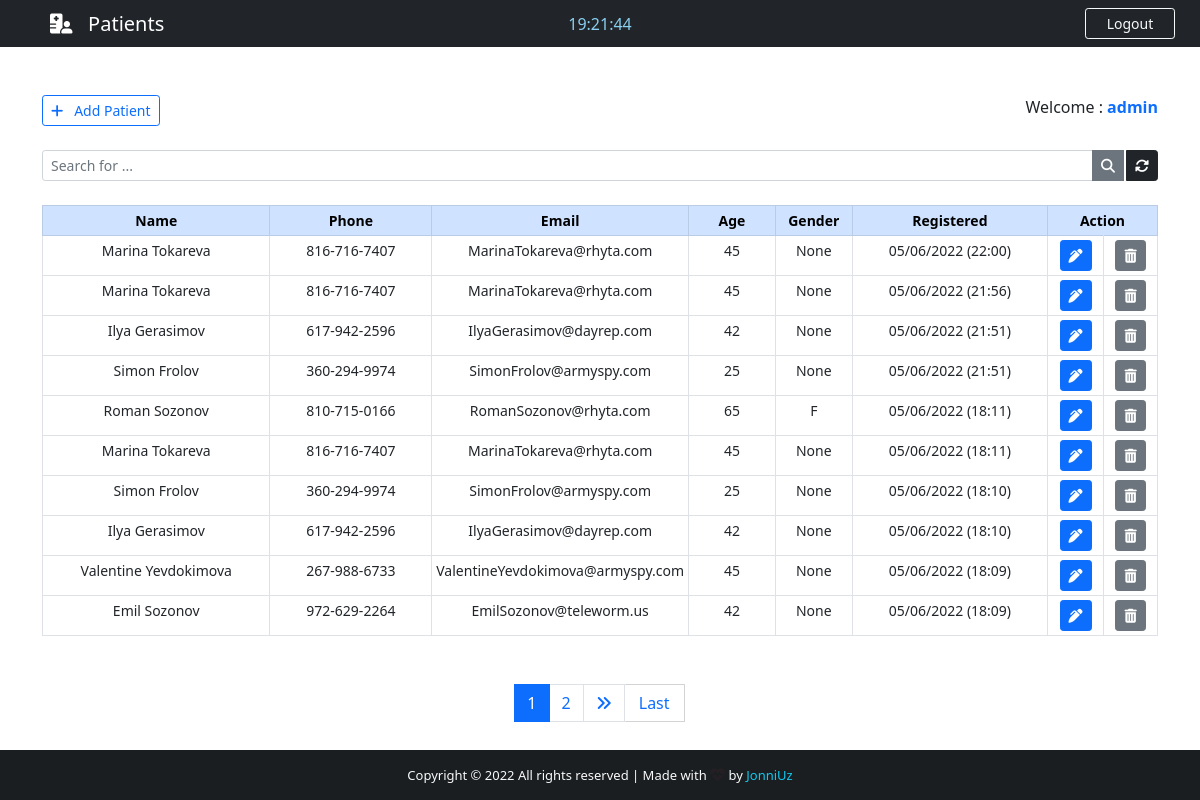
The page /backend/ (signed in) on the database as committed earlier.
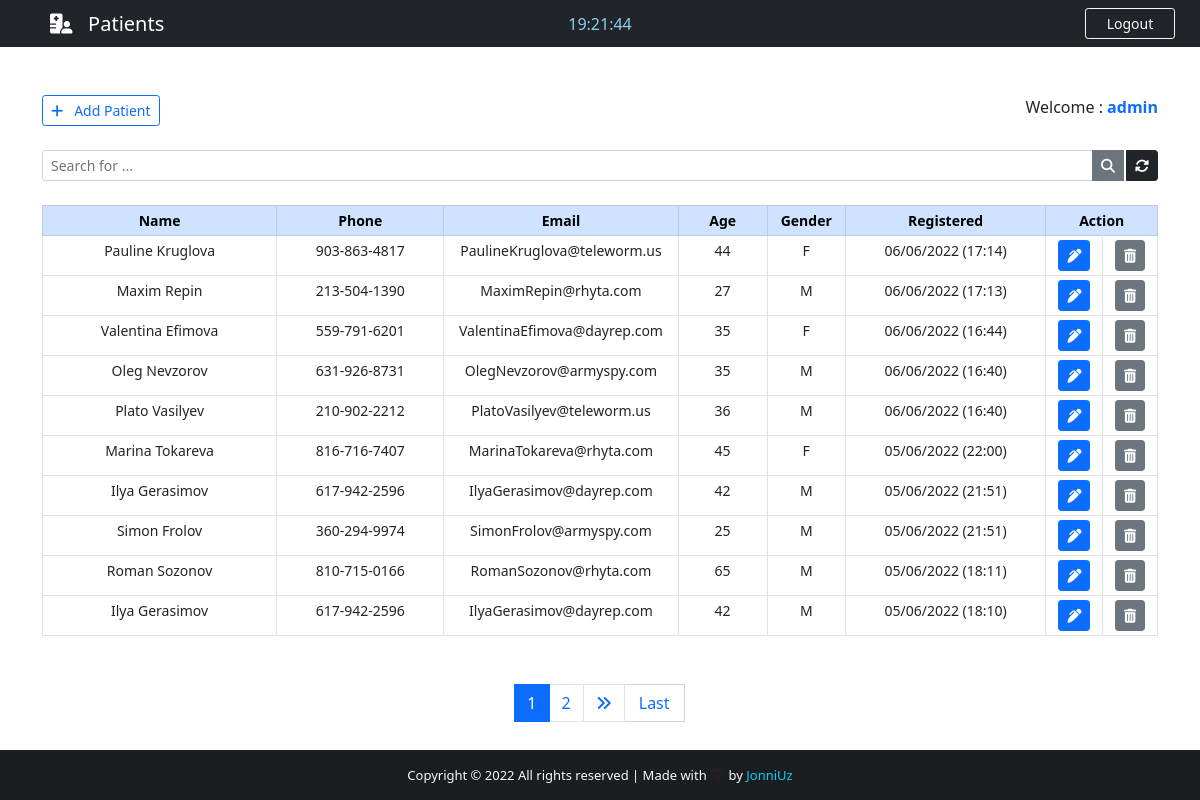
The same page on the database as committed later.
### hospital/models.py (models this page shows, shortened)
class Patient(models.Model):
    GENDER = (
        ('M', 'M'),
        ('F', 'F'),
    )
    id = models.IntegerField(primary_key=True)
    name = models.CharField(max_length=40)
    phone = models.CharField(max_length=20)
    email = models.CharField(max_length=40)
    age = models.CharField(max_length=3)
    gender = models.CharField(max_length=1, null=True, choices=GENDER)
    note = models.TextField(blank=True)
    created_at = models.DateTimeField(auto_now_add=True)

### hospital/views.py (the view)
# urls.py: path('backend/', views.backend, name='backend'),
@cache_control(no_cache=True, must_revalidade=True, no_store=True)
@login_required(login_url='login')
def backend(request):
    if 'q' in request.GET:
        q = request.GET['q']
        all_patient_list = Patient.objects.filter(
            Q(name__icontains=q) | Q(phone__icontains=q) | Q(email__icontains=q) | Q(age__icontains=q) | Q(
                gender__icontains=q) | Q(note__icontains=q)
        ).order_by('-created_at')
    else:
        all_patient_list = Patient.objects.all().order_by('-created_at')
    paginator = Paginator(all_patient_list, 10)
    page = request.GET.get('page')
    all_patient = paginator.get_page(page)
    return render(request, 'backend.html', {'patients': all_patient})

### hospital/templates/backend.html (shortened to what this page needs)
{% extends 'base.html' %}
{% block nav-content %}
    <i class="fas fa-hospital-user"></i>&nbsp;&nbsp; Patients
{% endblock nav-content %}
{% block btn-nav %}
    <a href="{% url 'logout' %}" class="btn btn-sm btn-outline-danger border-light text-light" id="btn-nav">Logout</a>
{% endblock btn-nav %}
{% block content %}
    <div class="container">
        <br><br>
        <div class="d-flex justify-content-between">
            <a href="{% url 'add_patient' %}" class="btn btn-outline-primary btn-sm"><i class="fas fa-plus"></i>&nbsp;&nbsp;
                Add Patient</a>
            <span class="">
            Welcome : <strong><span class="text-primary">{{ request.user.get_username }}</span></strong>
        </span>
        </div>
        <form>
            <div class="input-group input-group-sm mb-3 mt-4">
                <input class="form-control" type="text" name="q" placeholder="Search for ..."
                       value="{{ request.GET.q }}">
                <button class="btn btn-secondary"><i class="fas fa-search"></i></button>
                <a href="{% url 'backend' %}" class="btn btn-dark" style="margin-left: 2px;"><i
                        class="fas fa-sync-alt"></i></a>
            </div>
        </form>
        <center>
            <table class="table table-bordered table-sm mt-4" style="text-align: center; font-size: 14px">
                <thead class="table-primary">
                <tr>
                    <th style="width: 21%;">Name</th>
                    <th style="width: 15%;">Phone</th>
                    <th style="width: 21%;">Email</th>
                    <th style="width: 8%;">Age</th>
                    <th style="width: 7%;">Gender</th>
                    <th style="width: 18%;">Registered</th>
                    <th colspan="2" style="width: 10%;">Action</th>
                </tr>
                </thead>
                {% for patient in patients %}
                    <tr id="chk_td">
                        <td>{{ patient.name }}</td>
                        <td>{{ patient.phone }}</td>
                        <td>{{ patient.email }}</td>
                        <td>{{ patient.age }}</td>
                        <td>{{ patient.gender }}</td>
                        <td>{{ patient.created_at | date:'d/m/Y (H:i)' }}</td>
                        <td>
                            <a href="{% url 'patient' patient.id %}" class="btn btn-primary btn-sm"
                               title="Edit patient">
                                <i class="fas fa-pen-alt"></i>
                            </a>
                        </td>
                        <td>
                            <a href="{% url 'delete_patient' patient.id %}" class="btn btn-secondary btn-sm"
                               title="Delete patient">
                                <i class="fas fa-trash-alt"></i>
                            </a>
                        </td>
                    </tr>
                {% endfor %}
            </table>
        </center>
        <nav class="mt-5">
            {% if patients.has_other_pages %}
                <ul class="pagination justify-content-center">
                    {% for i in patients.paginator.page_range %}
                        {% if patients.number == i %}
                            <li class="page-item active"><span class="page-link"> {{ i }} </span>
                            </li>
                        {% else %}
                            <li class="page-item"><a href="?page={{ i }}" class="page-link">{{ i }}</a></li>
                        {% endif %}
                    {% endfor %}
                    {% if patients.has_next %}
                        <li class="page-item"><a href="?page={{ patients.next_page_number }}" class="page-link"><i
                                class="fas fa-angle-double-right"></i></a></li>
                        <a href="?page={{ patients.paginator.num_pages }}" class="btn btn-outline-primary mb-4"
                           style="width: 60px; border-radius: 1px; border: 1px solid #d3d3d3; border-left: none">Last</a>
                    {% else %}
                        <li class="page-item disabled"></li>
                    {% endif %}
                </ul>
            {% endif %}
        </nav>
    </div>
{% endblock content %}

### hospital/templates/base.html (shortened to what this page needs)
{% load static %}
<!DOCTYPE html>
<html lang="en">
<head>
    <link rel="stylesheet" href="{% static 'css/style.css' %} ">
    <link href="https://cdn.jsdelivr.net/npm/bootstrap@5.0.2/dist/css/bootstrap.min.css" rel="stylesheet">
    <link rel="stylesheet" href="https://use.fontawesome.com/releases/v6.1.1/css/all.css">
</head>
<body>
    <div class="wrapper">
        <header>
            <nav class="navbar navbar-expand-lg navbar-dark bg-dark">
                <div class="col-sm">
                    <a class="navbar-brand flex-grow-1" style="text-align: center; color: #fff; margin-left: 50px;">
                        {% block nav-content %}{% endblock nav-content %}
                    </a>
                </div>
                <div class="col-sm">
                    <center>
                        <span id="clock" style="color: #89cff0;"></span>
                    </center>
                </div>
                <div class="col-sm">
                    {% block btn-nav %}{% endblock btn-nav %}
                </div>
            </nav>
        </header>
        {% block content %}{% endblock content %}
    </div>
    <footer class="bg-dark text-center text-lg-start text-light" id="footer">
        <div class="text-center p-3" style="background-color: rgba(0,0,0,0.2);">
            Copyright &copy; {% now "Y" %} <span>All rights reserved</span> | Made with
            <i class="text-danger fas fa-heartbeat blink_me" style="font-size: 15px;"></i> by
            <a href="#" target="_blank" style="color: #0dcaf0; text-decoration: none;"> JonniUz</a>
        </div>
    </footer>
</body>
</html>

### hospital/static/css/style.css (style rules this page uses)
html, body { height: 100%; margin: 0; max-width: 100%; overflow: hidden; }
#btn-nav { width: 90px; float: right; margin-right: 25px; }
.wrapper { min-height: 100%; margin-bottom: -50px; }
#footer, .push { height: 50px; font-size: 13px; }

Rows that differ between the two databases and show on the page:
removed Patient: name "Marina Tokareva", phone "816-716-7407", email "MarinaTokareva@rhyta.com", age "45", gender "None", created_at "05/06/2022 (21:56)"
removed Patient: name "Marina Tokareva", phone "816-716-7407", email "MarinaTokareva@rhyta.com", age "45", gender "None", created_at "05/06/2022 (18:11)"
removed Patient: name "Simon Frolov", phone "360-294-9974", email "SimonFrolov@armyspy.com", age "25", gender "None", created_at "05/06/2022 (18:10)"
no longer on this page (row edited): Patient: name "Valentine Yevdokimova", phone "267-988-6733", email "ValentineYevdokimova@armyspy.com", age "45", gender "None", created_at "05/06/2022 (18:09)"
no longer on this page (row edited): Patient: name "Emil Sozonov", phone "972-629-2264", email "EmilSozonov@teleworm.us", age "42", gender "None", created_at "05/06/2022 (18:09)"
added Patient: name "Pauline Kruglova", phone "903-863-4817", email "PaulineKruglova@teleworm.us", age "44", gender "F", created_at "06/06/2022 (17:14)"
added Patient: name "Maxim Repin", phone "213-504-1390", email "MaximRepin@rhyta.com", age "27", gender "M", created_at "06/06/2022 (17:13)"
added Patient: name "Valentina Efimova", phone "559-791-6201", email "ValentinaEfimova@dayrep.com", age "35", gender "F", created_at "06/06/2022 (16:44)"
added Patient: name "Oleg Nevzorov", phone "631-926-8731", email "OlegNevzorov@armyspy.com", age "35", gender "M", created_at "06/06/2022 (16:40)"
added Patient: name "Plato Vasilyev", phone "210-902-2212", email "PlatoVasilyev@teleworm.us", age "36", gender "M", created_at "06/06/2022 (16:40)"
changed Patient "Marina Tokareva": gender "None" → "F"
changed Patient (number 7 of 10 on the later page): gender "None" → "M"
changed Patient "Simon Frolov": gender "None" → "M"
changed Patient "Roman Sozonov": gender "F" → "M"
changed Patient (number 10 of 10 on the later page): gender "None" → "M"
